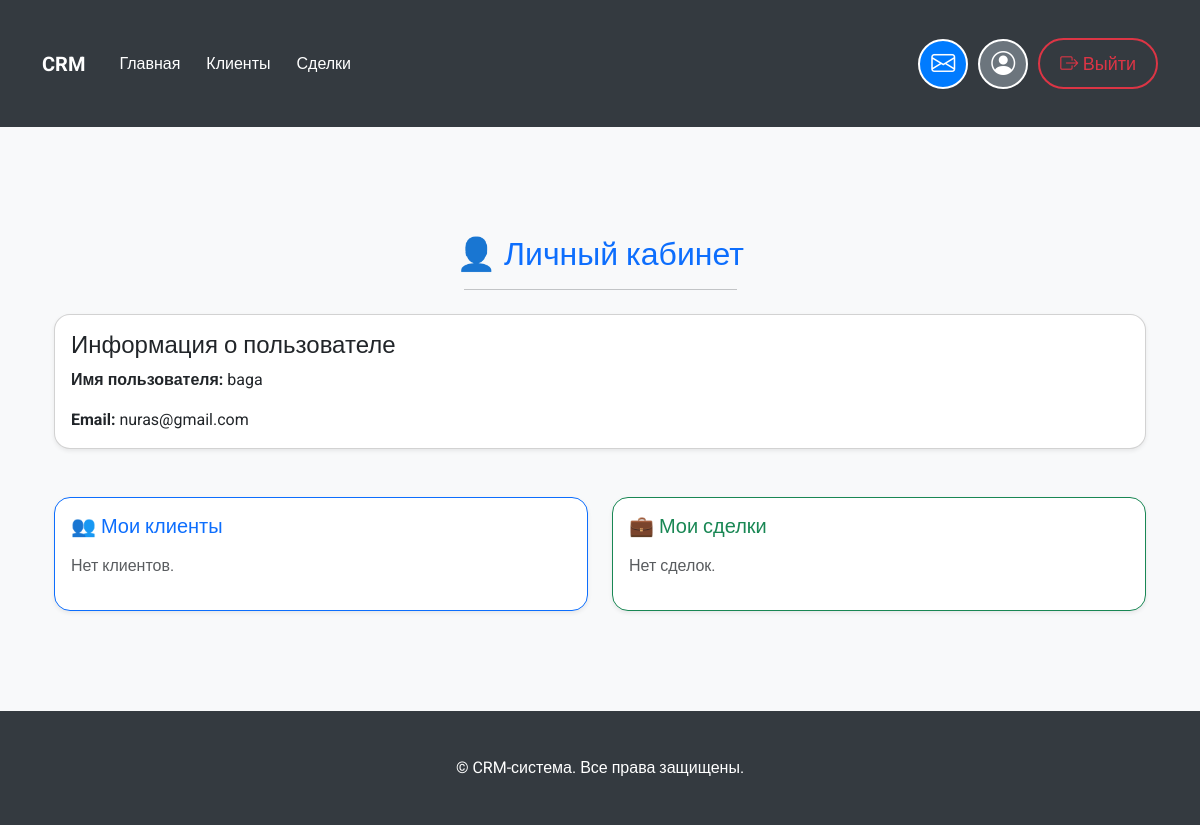
/profile/ (signed in), run on an earlier commit of the app's database.
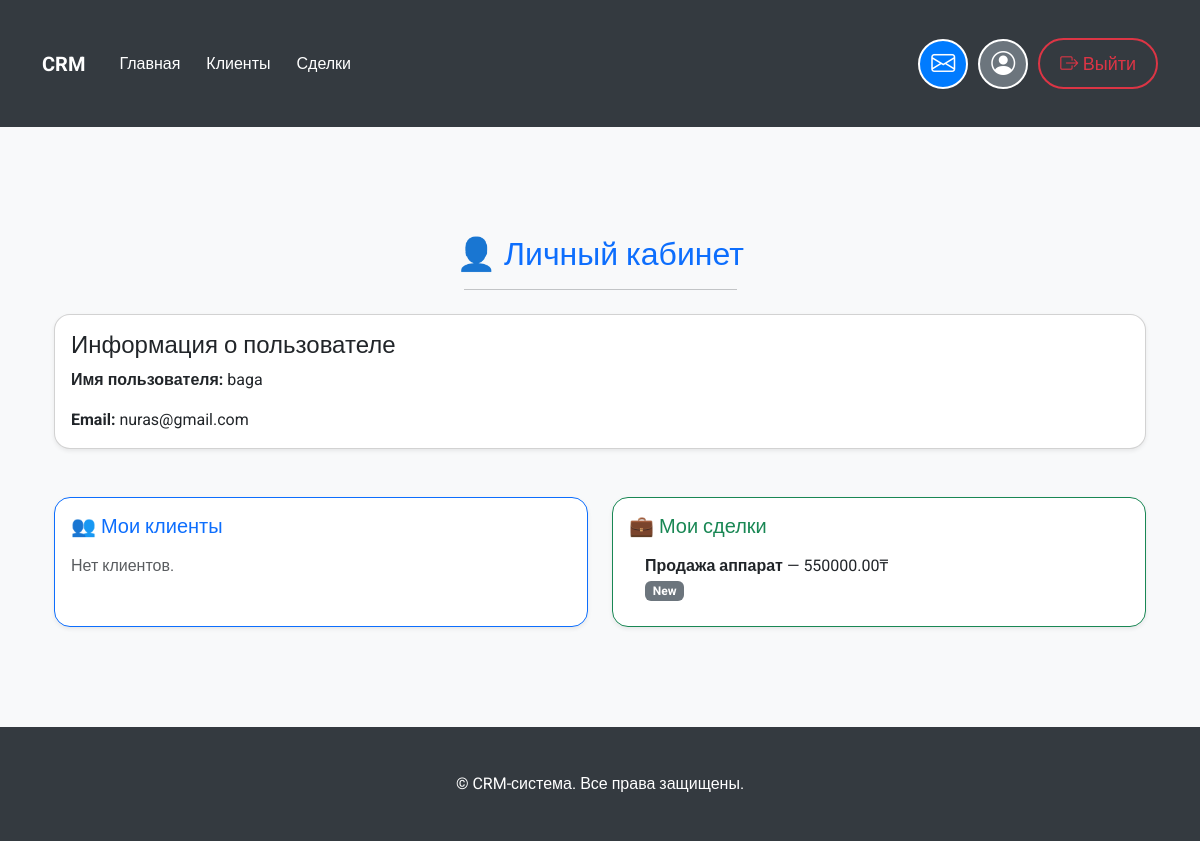
And on a later commit of the database.
### crm/models.py (models this page shows, shortened)
class Deal(models.Model):
    STATUS_CHOICES = [
        ('new', _('New')),
        ('in_progress', _('In Progress')),
        ('completed', _('Completed')),
        ('rejected', _('Rejected')),
    ]
    created_by = models.ForeignKey(
    CustomUser,
    on_delete=models.SET_NULL,
    null=True,
    related_name='created_deals',
    verbose_name=_('Created By')
)
    client = models.ForeignKey(Client, on_delete=models.CASCADE, related_name='deals', verbose_name=_('Client'))
    title = models.CharField(max_length=255, verbose_name=_('Deal Title'))
    description = models.TextField(verbose_name=_('Description'))
    amount = models.DecimalField(max_digits=10, decimal_places=2, verbose_name=_('Amount'))
    document = models.FileField(upload_to='deal_documents/%Y/%m/%d/', null=True, blank=True, verbose_name=_('Document'))
    image = models.ImageField(upload_to='deal_images/%Y/%m/%d/', null=True, blank=True, verbose_name=_('Image'))
    created_at = models.DateTimeField(auto_now_add=True, verbose_name=_('Created At'))
    status = models.CharField(max_length=50, choices=STATUS_CHOICES, default='new', verbose_name=_('Status'))
    assigned_to = models.ForeignKey(CustomUser, on_delete=models.SET_NULL, null=True, related_name='assigned_deals', verbose_name=_('Assigned To'))
    favorites = models.ManyToManyField(User, related_name='favorite_deals', blank=True, verbose_name=_('Favorites'))
    class Meta:
        verbose_name = _('Deal')
        verbose_name_plural = _('Deals')
        ordering = ['-created_at']
        indexes = [
            models.Index(fields=['status']),
            models.Index(fields=['created_at']),
        ]

### crm/views.py (the view)
# urls.py: path('profile/', views.profile_view, name='profile'),
@login_required
def profile_view(request):
    user = request.user
    clients = Client.objects.filter(created_by=user)  # Получаем всех клиентов текущего пользователя
    deals = Deal.objects.filter(created_by=user)  # Получаем все сделки текущего пользователя
    return render(request, 'crm/profile.html', {
        'user': user,
        'clients': clients,
        'deals': deals,
    })

### crm/templates/crm/profile.html (shortened to what this page needs)
{% extends 'base.html' %}
{% block content %}
<div class="container mt-5">
    <div class="text-center mb-4">
        <h2 class="text-primary">👤 Личный кабинет</h2>
        <hr class="w-25 mx-auto">
    </div>
    <div class="card shadow-sm mb-5 rounded-4">
        <div class="card-body">
            <h4 class="card-title">Информация о пользователе</h4>
            <p class="card-text"><strong>Имя пользователя:</strong> {{ user.username }}</p>
            <p class="card-text"><strong>Email:</strong> {{ user.email }}</p>
        </div>
    </div>
    <div class="row g-4">
        <div class="col-md-6">
            <div class="card border-primary shadow-sm h-100 rounded-4">
                <div class="card-body">
                    <h5 class="card-title text-primary">👥 Мои клиенты</h5>
                    {% if clients %}
                        <ul class="list-group list-group-flush">
                            {% for client in clients %}
                                <li class="list-group-item d-flex justify-content-between align-items-center">
                                    <div>
                                        <strong>{{ client.name }}</strong><br>
                                        <small class="text-muted">{{ client.email }}</small>
                                    </div>
                                </li>
                            {% endfor %}
                        </ul>
                    {% else %}
                        <p class="text-muted mt-3">Нет клиентов.</p>
                    {% endif %}
                </div>
            </div>
        </div>
        <div class="col-md-6">
            <div class="card border-success shadow-sm h-100 rounded-4">
                <div class="card-body">
                    <h5 class="card-title text-success">💼 Мои сделки</h5>
                    {% if deals %}
                        <ul class="list-group list-group-flush">
                            {% for deal in deals %}
                                <li class="list-group-item">
                                    <strong>{{ deal.title }}</strong> — {{ deal.amount }}₸
                                    <br><small class="badge bg-secondary">{{ deal.get_status_display }}</small>
                                </li>
                            {% endfor %}
                        </ul>
                    {% else %}
                        <p class="text-muted mt-3">Нет сделок.</p>
                    {% endif %}
                </div>
            </div>
        </div>
    </div>
</div>
{% endblock %}

What changed in the data, as far as the page shows it:
added Deal: title "Продажа аппарат", amount "550000.00", status "New"
Also different on the page:
text no longer shown: "Нет сделок."
